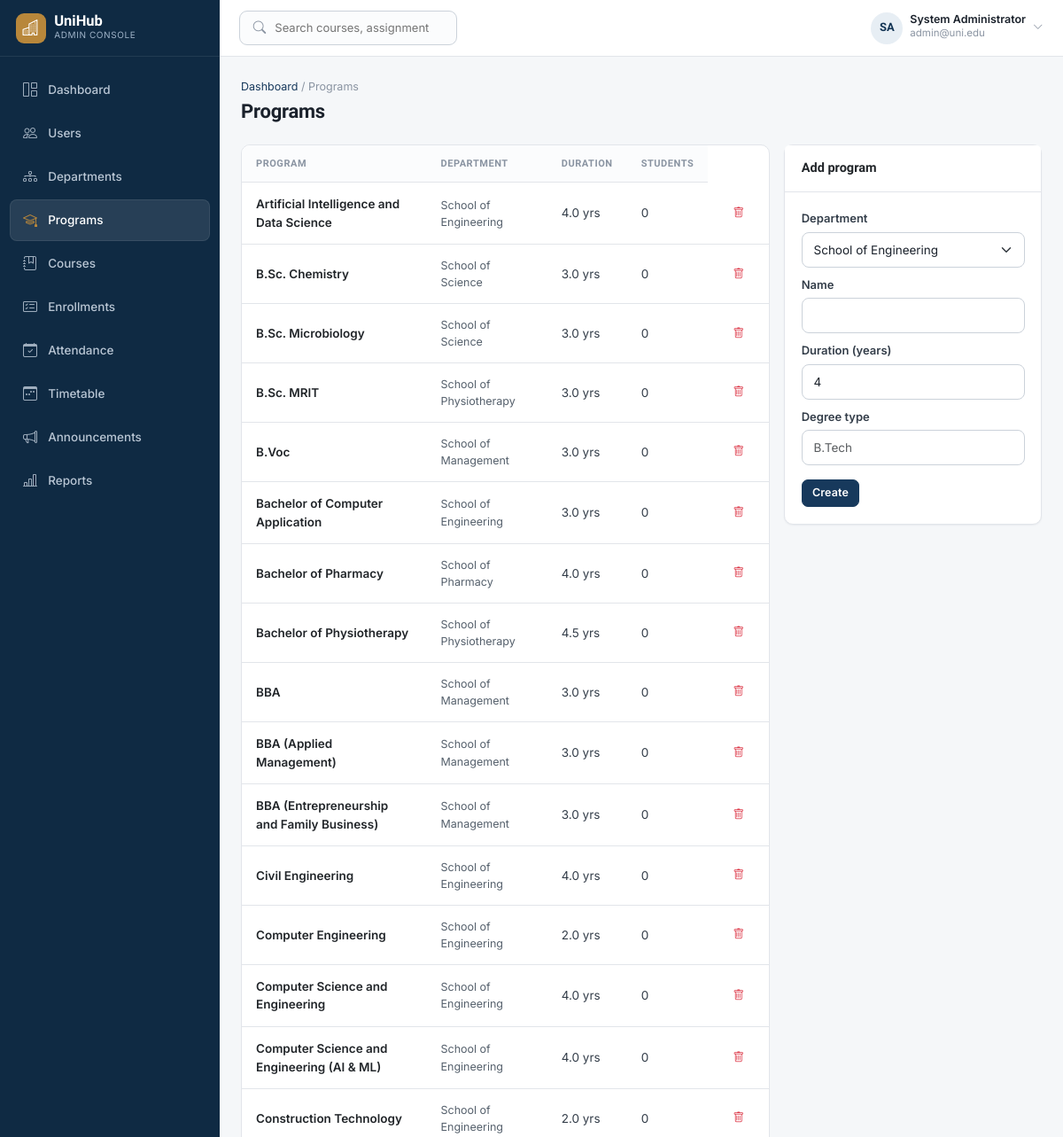
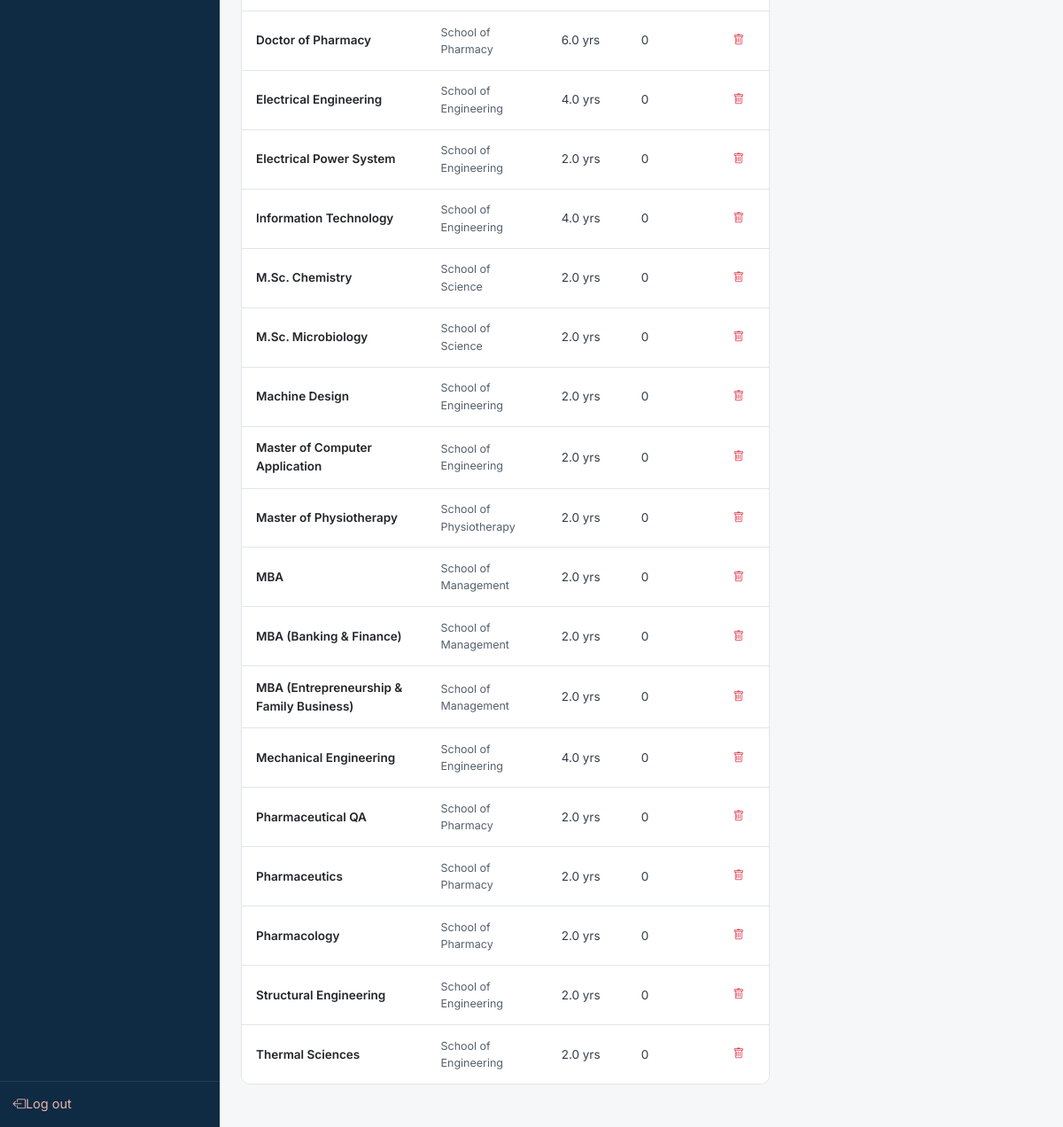
Screenshot of /admin/programs.php (signed in) with the database file from the repository (2 pictures, top to bottom).
### tables this page shows
CREATE TABLE `programs` (
  `program_id` int unsigned NOT NULL AUTO_INCREMENT,
  `department_id` int unsigned NOT NULL,
  `program_name` varchar(150) NOT NULL,
  `duration_years` decimal(3,1) DEFAULT NULL,
  `degree_type` varchar(100) DEFAULT NULL,
  `created_at` timestamp NOT NULL DEFAULT CURRENT_TIMESTAMP,
  PRIMARY KEY (`program_id`),
  UNIQUE KEY `uq_program_department_name` (`department_id`,`program_name`),
  CONSTRAINT `fk_program_department` FOREIGN KEY (`department_id`) REFERENCES `departments` (`department_id`) ON DELETE RESTRICT ON UPDATE CASCADE
);

CREATE TABLE `departments` (
  `department_id` int unsigned NOT NULL AUTO_INCREMENT,
  `department_name` varchar(150) NOT NULL,
  `code` varchar(20) NOT NULL,
  `description` text,
  `head_of_department` int unsigned DEFAULT NULL,
  `created_at` timestamp NOT NULL DEFAULT CURRENT_TIMESTAMP,
  PRIMARY KEY (`department_id`),
  UNIQUE KEY `department_name` (`department_name`),
  UNIQUE KEY `code` (`code`),
  KEY `fk_department_head` (`head_of_department`),
  CONSTRAINT `fk_department_head` FOREIGN KEY (`head_of_department`) REFERENCES `users` (`user_id`) ON DELETE SET NULL ON UPDATE CASCADE
);

### includes/auth.php (called while the page is built, shortened)
<?php
function current_user(): ?array
{
    return $_SESSION['user'] ?? null;
}
function user_initials(?string $name = null): string
{
    $name = $name ?? ($_SESSION['user']['full_name'] ?? 'U');
    $parts = preg_split('/\s+/', trim($name));
    $ini = '';
    foreach (array_slice($parts, 0, 2) as $p) {
        $ini .= mb_strtoupper(mb_substr($p, 0, 1));
    }
    return $ini ?: 'U';
}

### admin/programs.php (the view, shortened to what this page needs)
<?php
require_once __DIR__ . '/../includes/auth.php';
$pdo = db();
$depts = $pdo->query('SELECT department_id, department_name FROM departments ORDER BY department_name')->fetchAll();
$rows = $pdo->query(
    'SELECT p.*, d.department_name,
            (SELECT COUNT(*) FROM students s WHERE s.program_id = p.program_id) AS student_n
     FROM programs p JOIN departments d ON d.department_id = p.department_id
     ORDER BY p.program_name'
)->fetchAll();
$activeNav = 'programs';
require __DIR__ . '/../includes/header.php';
require __DIR__ . '/../includes/navbar.php';
?>
<div class="uh-page-head">
  <div>
    <div class="uh-breadcrumb"><a href="/admin/index.php">Dashboard</a> / Programs</div>
    <h1 class="uh-page-title">Programs</h1>
  </div>
</div>
<div class="row g-3">
  <div class="col-lg-8">
    <div class="table-responsive-card">
      <table class="table table-hover mb-0">
        <thead><tr><th>Program</th><th>Department</th><th>Duration</th><th>Students</th></tr></thead>
        <tbody>
        <?php foreach ($rows as $r): ?>
          <tr>
            <td class="fw-semibold text-dark"><?= htmlspecialchars($r['program_name']) ?></td>
            <td class="fs-sm text-muted-2"><?= htmlspecialchars($r['department_name']) ?></td>
            <td><?= $r['duration_years'] !== null ? htmlspecialchars($r['duration_years']) . ' yrs' : '—' ?></td>
            <td><?= (int)$r['student_n'] ?></td>
            <td class="text-end">
              <form method="post" class="d-inline" onsubmit="return confirm('Delete this program?');">
                <button class="btn btn-ghost btn-sm text-danger" type="submit"><i class="bi bi-trash"></i></button>
              </form>
            </td>
          </tr>
        <?php endforeach; ?>
        </tbody>
      </table>
    </div>
  </div>
  <div class="col-lg-4">
    <div class="card">
      <div class="card-header">Add program</div>
      <div class="card-body">
        <form method="post">
          <div class="mb-2">
            <label class="form-label">Department</label>
            <select class="form-select" name="department_id" required>
              <?php foreach ($depts as $d): ?>
                <option value="<?= (int)$d['department_id'] ?>"><?= htmlspecialchars($d['department_name']) ?></option>
              <?php endforeach; ?>
            </select>
          </div>
          <div class="mb-2"><label class="form-label">Name</label><input class="form-control" name="program_name" required></div>
          <div class="mb-2"><label class="form-label">Duration (years)</label><input type="number" step="0.5" class="form-control" name="duration_years" value="4"></div>
          <div class="mb-3"><label class="form-label">Degree type</label><input class="form-control" name="degree_type" placeholder="B.Tech"></div>
          <button class="btn btn-primary btn-sm" type="submit">Create</button>
        </form>
      </div>
    </div>
  </div>
</div>
<?php require __DIR__ . '/../includes/footer.php'; ?>

### includes/header.php (shortened to what this page needs)
<?php
$bodyClass = $bodyClass ?? '';
?>
<!DOCTYPE html>
<html lang="en">
<head>
  <link href="https://cdn.jsdelivr.net/npm/bootstrap@5.3.3/dist/css/bootstrap.min.css" rel="stylesheet">
  <link rel="stylesheet" href="https://cdn.jsdelivr.net/npm/bootstrap-icons@1.11.3/font/bootstrap-icons.css">
  <link rel="stylesheet" href="/assets/css/custom.css">
</head>
<body class="<?= htmlspecialchars($bodyClass) ?>">

### includes/navbar.php (shortened to what this page needs)
<?php
require_once __DIR__ . '/auth.php';
$user = current_user();
$role = $user['role'] ?? 'student';
$activeNav = $activeNav ?? '';
$roleLabel = [
    'student'  => 'Student Portal',
    'lecturer' => 'Lecturer Portal',
    'admin'    => 'Admin Console',
][$role] ?? 'Portal';
$navItems = [];
if ($role === 'student') {
    $navItems = [
        ['key' => 'dashboard', 'href' => '/student/index.php', 'icon' => 'bi-grid-1x2', 'label' => 'Dashboard'],
        ['key' => 'courses', 'href' => '/student/courses.php', 'icon' => 'bi-journal-bookmark', 'label' => 'My Courses'],
        ['key' => 'assignments', 'href' => '/student/assignments.php', 'icon' => 'bi-file-earmark-text', 'label' => 'Assignments'],
        ['key' => 'quizzes', 'href' => '/student/quizzes.php', 'icon' => 'bi-patch-question', 'label' => 'Quizzes'],
        ['key' => 'progress', 'href' => '/student/progress.php', 'icon' => 'bi-graph-up-arrow', 'label' => 'Progress'],
        ['key' => 'attendance', 'href' => '/student/attendance.php', 'icon' => 'bi-calendar-check', 'label' => 'Attendance'],
        ['key' => 'results', 'href' => '/student/results.php', 'icon' => 'bi-award', 'label' => 'Results'],
        ['key' => 'timetable', 'href' => '/student/timetable.php', 'icon' => 'bi-calendar3-week', 'label' => 'Timetable'],
        ['key' => 'announcements', 'href' => '/student/announcements.php', 'icon' => 'bi-megaphone', 'label' => 'Announcements'],
        ['key' => 'profile', 'href' => '/student/profile.php', 'icon' => 'bi-person-circle', 'label' => 'Profile'],
    ];
} else {
    $navItems = [
        ['key' => 'dashboard', 'href' => '/admin/index.php', 'icon' => 'bi-grid-1x2', 'label' => 'Dashboard'],
        ['key' => 'users', 'href' => '/admin/users.php', 'icon' => 'bi-people', 'label' => 'Users'],
        ['key' => 'departments', 'href' => '/admin/departments.php', 'icon' => 'bi-diagram-3', 'label' => 'Departments'],
        ['key' => 'programs', 'href' => '/admin/programs.php', 'icon' => 'bi-mortarboard', 'label' => 'Programs'],
        ['key' => 'courses', 'href' => '/admin/courses.php', 'icon' => 'bi-journal-bookmark', 'label' => 'Courses'],
        ['key' => 'enrollments', 'href' => '/admin/enrollments.php', 'icon' => 'bi-card-checklist', 'label' => 'Enrollments'],
        ['key' => 'attendance', 'href' => '/admin/attendance.php', 'icon' => 'bi-calendar-check', 'label' => 'Attendance'],
        ['key' => 'timetable', 'href' => '/admin/timetable.php', 'icon' => 'bi-calendar3-week', 'label' => 'Timetable'],
        ['key' => 'announcements', 'href' => '/admin/announcements.php', 'icon' => 'bi-megaphone', 'label' => 'Announcements'],
        ['key' => 'reports', 'href' => '/admin/reports.php', 'icon' => 'bi-bar-chart-line', 'label' => 'Reports'],
    ];
}
$initials = user_initials();
$displayName = htmlspecialchars($user['full_name'] ?? 'User');
$subLine = htmlspecialchars($user['email'] ?? '');
?>
<div class="uh-app">
  <aside class="uh-sidebar" id="uhSidebar">
    <div class="uh-sidebar-brand">
      <div class="mark"><i class="bi bi-buildings"></i></div>
      <div>
        <div class="name">UniHub</div>
        <div class="role-tag"><?= htmlspecialchars($roleLabel) ?></div>
      </div>
    </div>
    <nav class="uh-nav">
      <?php foreach ($navItems as $item): ?>
        <a class="uh-nav-link <?= $activeNav === $item['key'] ? 'active' : '' ?>" href="<?= htmlspecialchars($item['href']) ?>">
          <i class="bi <?= htmlspecialchars($item['icon']) ?>"></i>
          <span><?= htmlspecialchars($item['label']) ?></span>
        </a>
      <?php endforeach; ?>
    </nav>
    <div class="uh-sidebar-foot">
      <a class="uh-nav-link" href="/logout.php" style="color:#E8B3AC;">
        <i class="bi bi-box-arrow-left"></i><span>Log out</span>
      </a>
    </div>
  </aside>
  <div class="uh-main">
    <header class="uh-topbar">
      <div class="d-flex align-items-center gap-3">
        <div class="uh-search d-none d-md-flex">
          <i class="bi bi-search text-faint"></i>
          <input type="search" placeholder="Search courses, assignments..." disabled title="Search coming soon">
        </div>
      </div>
      <div class="d-flex align-items-center gap-3">
        <div class="dropdown">
          <div class="d-flex align-items-center gap-2" style="cursor:pointer;" data-bs-toggle="dropdown">
            <div class="uh-avatar"><?= htmlspecialchars($initials) ?></div>
            <div class="d-none d-md-block">
              <div class="fw-semibold fs-sm lh-1"><?= $displayName ?></div>
              <div class="fs-xs text-faint"><?= $subLine ?></div>
            </div>
            <i class="bi bi-chevron-down fs-xs text-faint"></i>
          </div>
        </div>
      </div>
    </header>
    <main class="uh-content">

### includes/footer.php (shortened to what this page needs)
    </main>
  </div>
</div>
</body>
</html>

### rows the page displays
programs: program_name "Artificial Intelligence and Data Science", department.department_name "School of Engineering", duration_years "4.0", student_n "0"
programs: program_name "B.Sc. Chemistry", department.department_name "School of Science", duration_years "3.0", student_n "0"
programs: program_name "B.Sc. Microbiology", department.department_name "School of Science", duration_years "3.0", student_n "0"
programs: program_name "B.Sc. MRIT", department.department_name "School of Physiotherapy", duration_years "3.0", student_n "0"
programs: program_name "B.Voc", department.department_name "School of Management", duration_years "3.0", student_n "0"
programs: program_name "Bachelor of Computer Application", department.department_name "School of Engineering", duration_years "3.0", student_n "0"
programs: program_name "Bachelor of Pharmacy", department.department_name "School of Pharmacy", duration_years "4.0", student_n "0"
programs: program_name "Bachelor of Physiotherapy", department.department_name "School of Physiotherapy", duration_years "4.5", student_n "0"
programs: program_name "BBA", department.department_name "School of Management", duration_years "3.0", student_n "0"
programs: program_name "BBA (Applied Management)", department.department_name "School of Management", duration_years "3.0", student_n "0"
programs: program_name "BBA (Entrepreneurship and Family Business)", department.department_name "School of Management", duration_years "3.0", student_n "0"
programs: program_name "Civil Engineering", department.department_name "School of Engineering", duration_years "4.0", student_n "0"
programs: program_name "Computer Engineering", department.department_name "School of Engineering", duration_years "2.0", student_n "0"
programs: program_name "Computer Science and Engineering", department.department_name "School of Engineering", duration_years "4.0", student_n "0"
programs: program_name "Computer Science and Engineering (AI & ML)", department.department_name "School of Engineering", duration_years "4.0", student_n "0"
programs: program_name "Construction Technology", department.department_name "School of Engineering", duration_years "2.0", student_n "0"
programs: program_name "Doctor of Pharmacy", department.department_name "School of Pharmacy", duration_years "6.0", student_n "0"
programs: program_name "Electrical Engineering", department.department_name "School of Engineering", duration_years "4.0", student_n "0"
programs: program_name "Electrical Power System", department.department_name "School of Engineering", duration_years "2.0", student_n "0"
programs: program_name "Information Technology", department.department_name "School of Engineering", duration_years "4.0", student_n "0"
programs: program_name "M.Sc. Chemistry", department.department_name "School of Science", duration_years "2.0", student_n "0"
programs: program_name "M.Sc. Microbiology", department.department_name "School of Science", duration_years "2.0", student_n "0"
programs: program_name "Machine Design", department.department_name "School of Engineering", duration_years "2.0", student_n "0"
programs: program_name "Master of Computer Application", department.department_name "School of Engineering", duration_years "2.0", student_n "0"
programs: program_name "Master of Physiotherapy", department.department_name "School of Physiotherapy", duration_years "2.0", student_n "0"
programs: program_name "MBA", department.department_name "School of Management", duration_years "2.0", student_n "0"
programs: program_name "MBA (Banking & Finance)", department.department_name "School of Management", duration_years "2.0", student_n "0"
programs: program_name "MBA (Entrepreneurship & Family Business)", department.department_name "School of Management", duration_years "2.0", student_n "0"
programs: program_name "Mechanical Engineering", department.department_name "School of Engineering", duration_years "4.0", student_n "0"
programs: program_name "Pharmaceutical QA", department.department_name "School of Pharmacy", duration_years "2.0", student_n "0"
programs: program_name "Pharmaceutics", department.department_name "School of Pharmacy", duration_years "2.0", student_n "0"
programs: program_name "Pharmacology", department.department_name "School of Pharmacy", duration_years "2.0", student_n "0"
programs: program_name "Structural Engineering", department.department_name "School of Engineering", duration_years "2.0", student_n "0"
programs: program_name "Thermal Sciences", department.department_name "School of Engineering", duration_years "2.0", student_n "0"

### other values shown
$roleLabel "ADMIN CONSOLE"
$item['label'] "Dashboard"
$item['label'] "Users"
$item['label'] "Departments"
$item['label'] "Programs"
$item['label'] "Courses"
$item['label'] "Enrollments"
$item['label'] "Attendance"
$item['label'] "Timetable"
$item['label'] "Announcements"
$item['label'] "Reports"
$initials "SA"
$displayName "System Administrator"
$subLine "admin@uni.edu"
form field department_id "School of Engineering"
